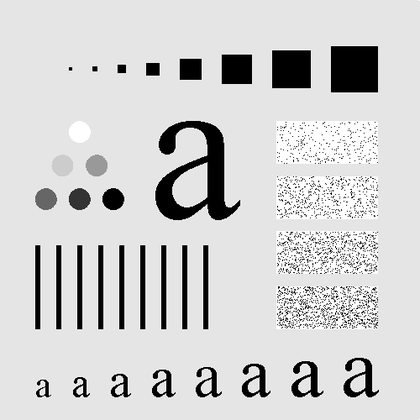
%> input picture baitapMatlap_XulyAnh/Fig0333(a)(test_pattern_blurring_orig).tif, 420 x 420 px, shrunk from 500 x 500 before the run
$ octave Chuong2Bai9.m   (GNU Octave 9; MATLAB toolbox functions it lacks are replaced by stand-ins)
%> lines starting %> are read from the running program, lines starting %| are printed output that depends on the picture
% ??c ?nh ??u vào
f = imread('Fig0333(a)(test_pattern_blurring_orig).tif');
%> f is the input picture: size 420x420 uint8; min 0, max 255, mean 207.2
f = double(f); % Chuy?n ??i sang ki?u double ?? th?c hi?n tính toán
%> f: size 420x420 double

% Kích th??c ?nh
[m, n] = size(f);
%> m = 420; n = 420

% M?t n? l?c trung bình 3x3
w = (1/9) * [1 1 1; 1 1 1; 1 1 1];

% Kích th??c m?t n?
[w_rows, w_cols] = size(w);
pad_size = floor([w_rows, w_cols] / 2);

% M? r?ng biên ?nh (ph??ng pháp nhân b?n - replicate)
f_padded = zeros(m + 2 * pad_size(1), n + 2 * pad_size(2));
f_padded(pad_size(1)+1:end-pad_size(1), pad_size(2)+1:end-pad_size(2)) = f;
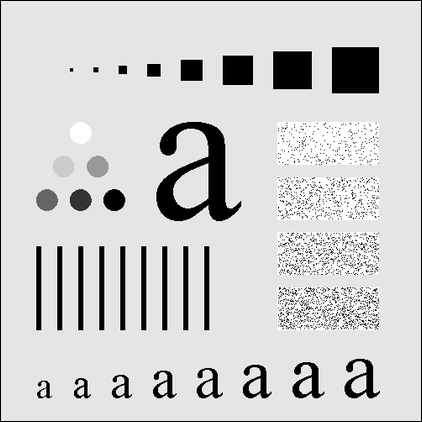
%> f_padded: size 422x422 double; min 0, max 255, mean 205.2

% L?p qua các pixel c?a ?nh m? r?ng và tính t?ng tích
g = zeros(m, n);
for i = 1:m
    for j = 1:n
        % Trích vùng pixel t??ng ?ng v?i m?t n?
        region = f_padded(i:i+w_rows-1, j:j+w_cols-1);

        % Tính t?ng tích (convolution)
        g(i, j) = sum(sum(region .* w));
    end
end
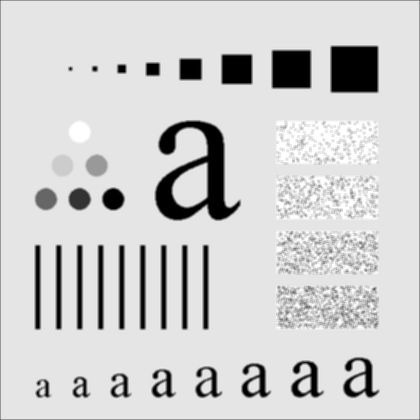
%> g: size 420x420 double; min 0, max 255, mean 206.5

% ??m b?o giá tr? pixel n?m trong kho?ng [0, 255]
g = uint8(g);
%> g: size 420x420 uint8

% Hi?n th? ?nh sau khi l?c
figure;
imshow(g);
title('Anh sau  khi loc tuyen tinh');
